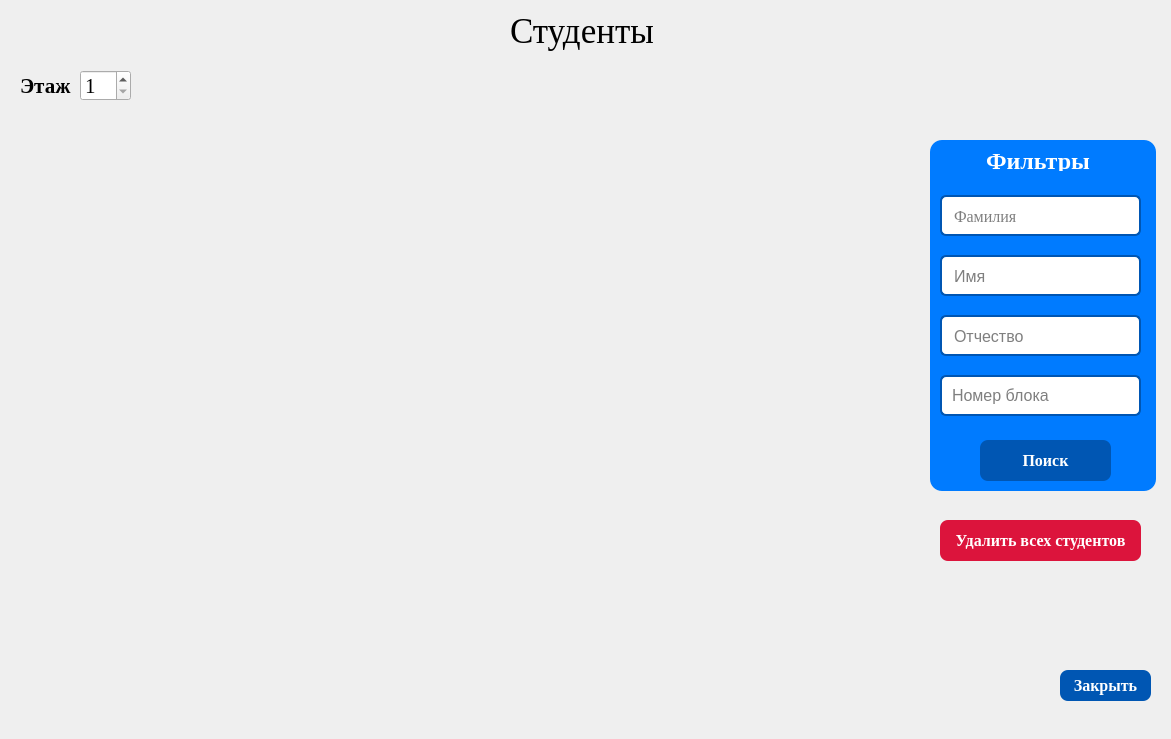
<?xml version="1.0" encoding="UTF-8"?>
<ui version="4.0">
 <class>Students</class>
 <widget class="QDialog" name="Students">
  <property name="geometry">
   <rect>
    <x>0</x>
    <y>0</y>
    <width>1171</width>
    <height>739</height>
   </rect>
  </property>
  <property name="font">
   <font>
    <family>Times New Roman</family>
   </font>
  </property>
  <property name="cursor">
   <cursorShape>ArrowCursor</cursorShape>
  </property>
  <property name="windowTitle">
   <string>Dialog</string>
  </property>
  <widget class="QGroupBox" name="filters">
   <property name="geometry">
    <rect>
     <x>930</x>
     <y>140</y>
     <width>226</width>
     <height>351</height>
    </rect>
   </property>
   <property name="styleSheet">
    <string notr="true">QWidget {
    background-color: #007BFF; /* Синий фон для окна */
    border-radius: 12px; /* Закругленные углы */
    padding: 20px; /* Отступы внутри окна */
}</string>
   </property>
   <property name="title">
    <string/>
   </property>
   <widget class="QLineEdit" name="surname">
    <property name="geometry">
     <rect>
      <x>10</x>
      <y>50</y>
      <width>201</width>
      <height>51</height>
     </rect>
    </property>
    <property name="font">
     <font>
      <family>Times New Roman</family>
      <pointsize>-1</pointsize>
     </font>
    </property>
    <property name="styleSheet">
     <string notr="true">QLineEdit {
    background-color: #FFFFFF; /* Белый фон для полей ввода */
    border: 2px solid #0056b3; /* Синяя рамка */
    border-radius: 6px; /* Закругленные углы */
    padding: 10px; /* Отступы внутри поля */
    font-size: 16px; /* Размер шрифта */
    margin: 5px 0; /* Отступы между полями */
}

QLineEdit:focus {
    border-color: #007BFF; /* Цвет рамки при фокусе */
}</string>
    </property>
    <property name="placeholderText">
     <string>Фамилия</string>
    </property>
   </widget>
   <widget class="QLineEdit" name="name">
    <property name="geometry">
     <rect>
      <x>10</x>
      <y>110</y>
      <width>201</width>
      <height>51</height>
     </rect>
    </property>
    <property name="styleSheet">
     <string notr="true">QLineEdit {
    background-color: #FFFFFF; /* Белый фон для полей ввода */
    border: 2px solid #0056b3; /* Синяя рамка */
    border-radius: 6px; /* Закругленные углы */
    padding: 10px; /* Отступы внутри поля */
    font-size: 16px; /* Размер шрифта */
    margin: 5px 0; /* Отступы между полями */
}

QLineEdit:focus {
    border-color: #007BFF; /* Цвет рамки при фокусе */
}</string>
    </property>
    <property name="placeholderText">
     <string>Имя</string>
    </property>
   </widget>
   <widget class="QLineEdit" name="patronym">
    <property name="geometry">
     <rect>
      <x>10</x>
      <y>170</y>
      <width>201</width>
      <height>51</height>
     </rect>
    </property>
    <property name="styleSheet">
     <string notr="true">QLineEdit {
    background-color: #FFFFFF; /* Белый фон для полей ввода */
    border: 2px solid #0056b3; /* Синяя рамка */
    border-radius: 6px; /* Закругленные углы */
    padding: 10px; /* Отступы внутри поля */
    font-size: 16px; /* Размер шрифта */
    margin: 5px 0; /* Отступы между полями */
}

QLineEdit:focus {
    border-color: #007BFF; /* Цвет рамки при фокусе */
}</string>
    </property>
    <property name="placeholderText">
     <string>Отчество</string>
    </property>
   </widget>
   <widget class="QLineEdit" name="block">
    <property name="geometry">
     <rect>
      <x>10</x>
      <y>230</y>
      <width>201</width>
      <height>51</height>
     </rect>
    </property>
    <property name="styleSheet">
     <string notr="true">QLineEdit {
    background-color: #FFFFFF; /* Белый фон для полей ввода */
    border: 2px solid #0056b3; /* Синяя рамка */
    border-radius: 6px; /* Закругленные углы */
    padding: 8px; /* Отступы внутри поля */
    font-size: 16px; /* Размер шрифта */
    margin: 5px 0; /* Отступы между полями */
}

QLineEdit:focus {
    border-color: #007BFF; /* Цвет рамки при фокусе */
}</string>
    </property>
    <property name="placeholderText">
     <string>Номер блока</string>
    </property>
   </widget>
   <widget class="QPushButton" name="searchButton">
    <property name="geometry">
     <rect>
      <x>50</x>
      <y>280</y>
      <width>131</width>
      <height>61</height>
     </rect>
    </property>
    <property name="font">
     <font>
      <family>Times New Roman</family>
      <pointsize>-1</pointsize>
      <bold>true</bold>
     </font>
    </property>
    <property name="cursor">
     <cursorShape>PointingHandCursor</cursorShape>
    </property>
    <property name="styleSheet">
     <string notr="true">QPushButton {
    background-color: #0056b3; /* Основной цвет фона кнопки */
    color: white; /* Цвет текста кнопки */
    border: none; /* Убираем рамки */
    border-radius: 8px; /* Закругленные углы */
    padding: 10px; /* Отступы внутри кнопки */
    font-size: 16px; /* Размер шрифта кнопки */
    font-weight: bold; /* Жирный текст */
    margin-top: 20px; /* Отступ сверху */
}

QPushButton:hover {
    background-color: #004085; /* Темнее при наведении */
}

QPushButton:pressed {
    background-color: #003366; /* Цвет при нажатии */
}</string>
    </property>
    <property name="text">
     <string>Поиск</string>
    </property>
   </widget>
   <widget class="QLabel" name="filtersHeader">
    <property name="geometry">
     <rect>
      <x>30</x>
      <y>-10</y>
      <width>151</width>
      <height>61</height>
     </rect>
    </property>
    <property name="font">
     <font>
      <family>Times New Roman</family>
      <pointsize>-1</pointsize>
      <bold>true</bold>
     </font>
    </property>
    <property name="styleSheet">
     <string notr="true">color: #FFFFFF;
font-size: 24px; /* Размер шрифта кнопки */
font-weight: bold; /* Жирный текст */</string>
    </property>
    <property name="text">
     <string>Фильтры</string>
    </property>
   </widget>
  </widget>
  <widget class="QLabel" name="mainHeader">
   <property name="geometry">
    <rect>
     <x>510</x>
     <y>0</y>
     <width>161</width>
     <height>61</height>
    </rect>
   </property>
   <property name="font">
    <font>
     <family>Times New Roman</family>
     <pointsize>26</pointsize>
    </font>
   </property>
   <property name="text">
    <string>Студенты</string>
   </property>
  </widget>
  <widget class="QPushButton" name="closeButton">
   <property name="geometry">
    <rect>
     <x>1060</x>
     <y>650</y>
     <width>91</width>
     <height>51</height>
    </rect>
   </property>
   <property name="cursor">
    <cursorShape>PointingHandCursor</cursorShape>
   </property>
   <property name="styleSheet">
    <string notr="true">QPushButton {
    background-color: #0056b3; /* Основной цвет фона кнопки */
    color: white; /* Цвет текста кнопки */
    border: none; /* Убираем рамки */
    border-radius: 8px; /* Закругленные углы */
    padding: 5px; /* Отступы внутри кнопки */
    font-size: 16px; /* Размер шрифта кнопки */
    font-weight: bold; /* Жирный текст */
    margin-top: 20px; /* Отступ сверху */
}

QPushButton:hover {
    background-color: #004085; /* Темнее при наведении */
}

QPushButton:pressed {
    background-color: red; /* Цвет при нажатии */
}</string>
   </property>
   <property name="text">
    <string>Закрыть</string>
   </property>
  </widget>
  <widget class="QLabel" name="label">
   <property name="geometry">
    <rect>
     <x>20</x>
     <y>70</y>
     <width>51</width>
     <height>31</height>
    </rect>
   </property>
   <property name="font">
    <font>
     <family>Times New Roman</family>
     <pointsize>16</pointsize>
     <bold>true</bold>
    </font>
   </property>
   <property name="text">
    <string>Этаж</string>
   </property>
  </widget>
  <widget class="QSpinBox" name="floorNumber">
   <property name="geometry">
    <rect>
     <x>80</x>
     <y>70</y>
     <width>51</width>
     <height>31</height>
    </rect>
   </property>
   <property name="font">
    <font>
     <family>Times New Roman</family>
     <pointsize>16</pointsize>
    </font>
   </property>
   <property name="cursor">
    <cursorShape>PointingHandCursor</cursorShape>
   </property>
   <property name="minimum">
    <number>1</number>
   </property>
   <property name="maximum">
    <number>16</number>
   </property>
  </widget>
  <widget class="QPushButton" name="delAll">
   <property name="geometry">
    <rect>
     <x>940</x>
     <y>500</y>
     <width>201</width>
     <height>61</height>
    </rect>
   </property>
   <property name="cursor">
    <cursorShape>PointingHandCursor</cursorShape>
   </property>
   <property name="styleSheet">
    <string notr="true">QPushButton {
    background-color: #DC143C; /* Основной цвет фона кнопки */
    color: white; /* Цвет текста кнопки */
    border: none; /* Убираем рамки */
    border-radius: 8px; /* Закругленные углы */
    padding: 5px; /* Отступы внутри кнопки */
    font-size: 16px; /* Размер шрифта кнопки */
    font-weight: bold; /* Жирный текст */
    margin-top: 20px; /* Отступ сверху */
}

QPushButton:hover {
    background-color: #8B0000; /* Темнее при наведении */
}

QPushButton:pressed {
    background-color: red; /* Цвет при нажатии */
}</string>
   </property>
   <property name="text">
    <string>Удалить всех студентов</string>
   </property>
  </widget>
  <widget class="QWidget" name="widget" native="true">
   <property name="geometry">
    <rect>
     <x>18</x>
     <y>120</y>
     <width>901</width>
     <height>611</height>
    </rect>
   </property>
   <widget class="QWidget" name="verticalLayoutWidget">
    <property name="geometry">
     <rect>
      <x>0</x>
      <y>0</y>
      <width>901</width>
      <height>611</height>
     </rect>
    </property>
    <layout class="QVBoxLayout" name="scrollLayout"/>
   </widget>
  </widget>
 </widget>
 <resources/>
 <connections/>
</ui>
